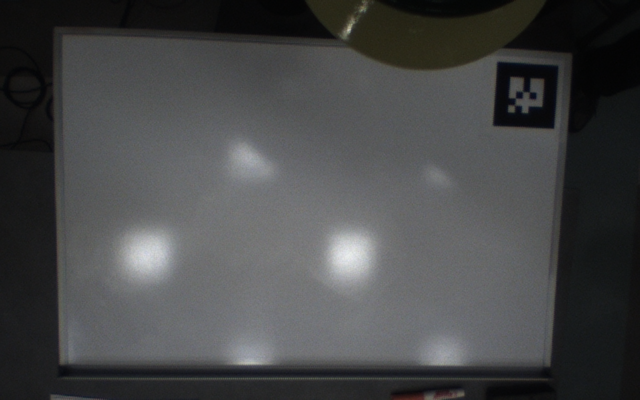
%> input picture matlab/ocr/in.png, 640 x 400 px
$ octave ocr_pp.m   (GNU Octave 9; MATLAB toolbox functions it lacks are replaced by stand-ins)
%> lines starting %> are read from the running program, lines starting %| are printed output that depends on the picture; in (x1, y1, x2, y2) boxes, pixels count from 0 and x2, y2 are one past the last pixel; in counts of white or black regions, pixels touching at a corner belong together; the program's own positions count from 1
%% OCR Pre-Processing.

% Clear trash data.
clear all; close all;

% Read image and convert to double.
I = double(imread('in.png'))./255;

% Apply gaussian filtering.
G = fspecial('gaussian',[5 5],2);
Ig = imfilter(I,G,'same');

% Convert to grayscale.
Ig_gray = rgb2gray(Ig);

% Use 1D 2-means to filter boundary noise.
idx = kmeans(Ig_gray(:),2,'start','uniform');
BW = zeros(size(Ig_gray));
BW(:) = idx == 1;
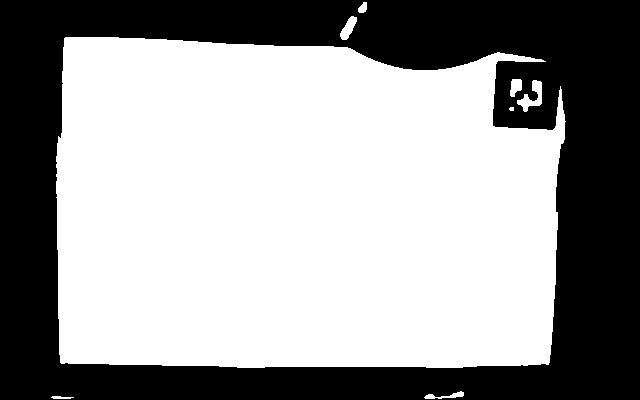
%> BW: size 400x640 double; values 0 (black) and 1 (white), 60.3% white; 1 black region, box (x1, y1, x2, y2) and area: (0, 0, 640, 400) 101632
r = size(BW,1); c = size(BW,2);
%> after `r = size(BW,1)`: r = 400
%> after `c = size(BW,2)`: c = 640
if ~round(mean(mean(BW(0.2*r:0.8*r,0.2*c:0.8*c))))
    BW = ~BW;
end
I_k = Ig;
%BW(0.2*r:0.8*r,0.2*c:0.8*c) = ones(0.8*r-0.2*r+1,0.8*c-0.2*c+1);
for i=1:3
    I_k(:,:,i) = Ig(:,:,i).*BW;
end
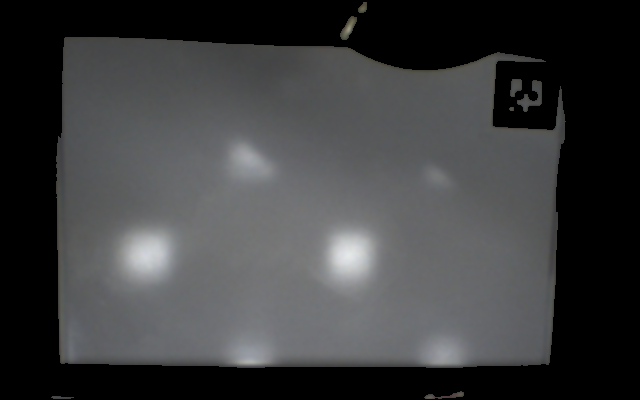
%> I_k: size 400x640x3 double; mean R, G, B 0.236, 0.239, 0.243
BW = bwareaopen(BW,20*20);
%> BW: size 400x640 logical; 59.9% white; 1 black region, box (x1, y1, x2, y2) and area: (0, 0, 640, 400) 102634

% Convert image to HSV then extract H.
I_hsv = rgb2hsv(I_k);
%> I_hsv: size 400x640x3 double; mean H, S, V 0.338, 0.0197, 0.243
I_h = I_hsv(:,:,1);
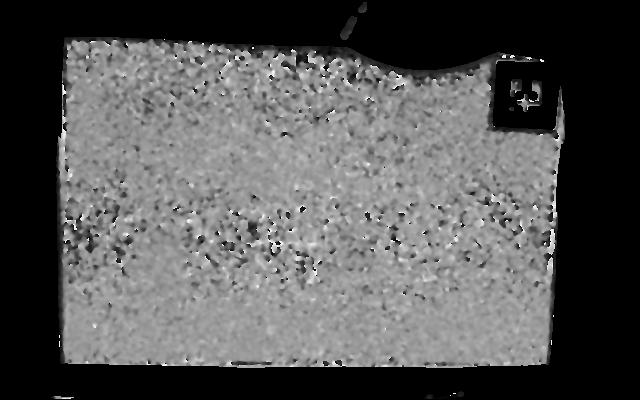
%> I_h: size 400x640 double; min 0, max 1, mean 0.338

% Shift HSV scale (by index of yellow) to help make red detection easier.
I_h = mod(I_h+(50/360),1);
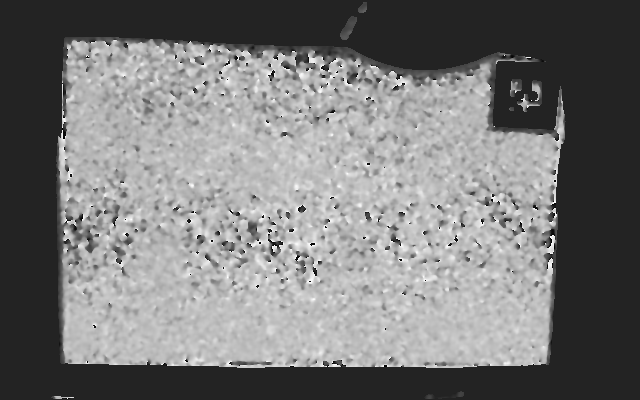
%> I_h: size 400x640 double; min 4.99e-05, max 1, mean 0.473

% Use 1D 2-means again to filter noise.
idxf = kmeans(I_h(:),3,'start','uniform');
BWf = zeros(size(Ig_gray));
BWf(:) = idxf == 1;
%> BWf: size 400x640 double; values 0 (black) and 1 (white), 8.4% white; 722 white regions (466 under 20 px), largest, box (x1, y1, x2, y2) and area: (58, 175, 106, 270) 1052, (435, 58, 517, 91) 622, (335, 55, 390, 98) 595
if BWf(1,1) ~= ~BW(1,1)
    BWf(:) = idxf == 2;
%> BWf: size 400x640 double; values 0 (black) and 1 (white), 42.6% white; 253 white regions (228 under 20 px), largest, box (x1, y1, x2, y2) and area: (0, 0, 640, 400) 106771, (268, 239, 283, 256) 86, (87, 235, 93, 252) 68
    if BWf(1,1) ~= ~BW(1,1)
        BWf(:) = idxf == 3;
    end
end
BWf = bwareaopen(BWf,10*10);
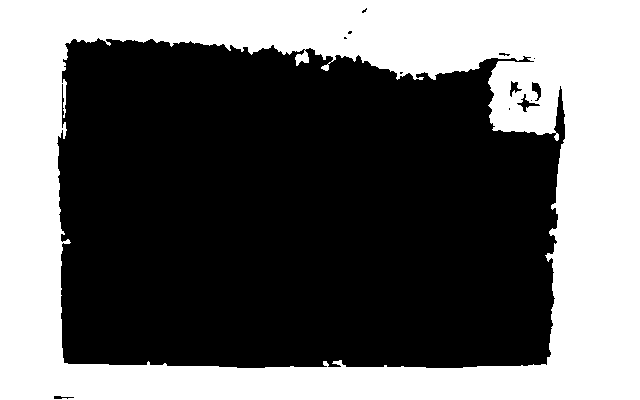
%> BWf: size 400x640 logical; 41.7% white; 1 white region, box (x1, y1, x2, y2) and area: (0, 0, 640, 400) 106771
%BWf = BWf(0.2*r:0.8*r,0.1*c:0.9*c);
top = 1;
tmp = inf;
bottom = r;
%> bottom = 400
left = 1;
right = c;
%> right = 640
for i=1:0.5*r
    if mean(BWf(i,:)) < 0.3
        top = i;
        break;
    end
end
%> after the loop, top = 105
for i=1:0.5*r
    if mean(BWf(r-i,:)) < 0.3
        bottom = r-i;
        break;
    end
end
for i=1:0.5*c
    if mean(BWf(:,i)) < 0.2
        left = i;
        break;
    end
end
%> after the loop, left = 71
for i=1:0.5*c
    if mean(BWf(:,c-i)) < 0.3
        right = c-i;
        break;
    end
end
%> after the loop, right = 491
BWf = BWf(top:bottom,left:right);
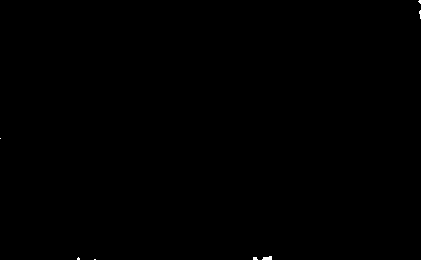
%> BWf: size 260x421 logical; 0.07% white; 7 white regions (6 under 20 px), largest, box (x1, y1, x2, y2) and area: (262, 256, 272, 260) 31
BWf = bwareaopen(BWf,10*10);
%> BWf: size 260x421 logical; every value is 0
figure; imshow(~BWf);

top_ind = 1;
while true
    if mean(BWf(top_ind,:)) ~= 0
        top_ind = top_ind+1;
    else
        break;
    end
end
%> after the loop, top_ind = 1
%top_ind
top = top+top_ind;
%> top = 106
BWf = BWf(top_ind:end,:);

BWf = double(~BWf)*255;
%> BWf: size 260x421 double; every value is 255
imwrite(cat(3,BWf,BWf,BWf),'./out.png');
imwrite(cat(3,BWf,BWf,BWf),'./dependency/out.png');

rect_crop = [0 0 0 0]; % top, bottom, left, right
BW = double(BW);
for i=1:0.5*r
    if mean(BW(i,:)) > 0.5
        rect_crop(1) = i;
        break;
    end
end
%> after the loop, rect_crop = [55 0 0 0]
for i=1:0.5*r
    if mean(BW(r-i,:)) > 0.5
        rect_crop(2) = r-i;
        break;
    end
end
%> after the loop, rect_crop = [55 366 0 0]
for i=1:0.5*c
    if mean(BW(:,i)) > 0.5
        rect_crop(3) = i;
        break;
    end
end
%> after the loop, rect_crop = [55 366 60 0]
for i=1:0.5*c
    if mean(BW(:,c-i)) > 0.5
        rect_crop(4) = c-i;
        break;
    end
end
%> after the loop, rect_crop = [55 366 60 553]
BW = BW(rect_crop(1):rect_crop(2),rect_crop(3):rect_crop(4));
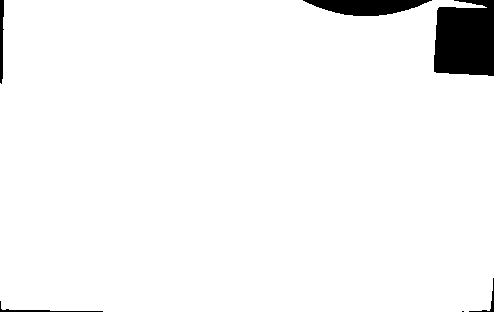
%> BW: size 312x494 double; values 0 (black) and 1 (white), 96.1% white; 6 black regions (1 under 20 px), largest, box (x1, y1, x2, y2) and area: (434, 0, 494, 76) 4063, (303, 0, 432, 16) 1405, (0, 0, 4, 84) 264, (0, 301, 103, 312) 166, (469, 278, 494, 312) 95

cd dependency
[status,cmdout] = system('tesseract out.png out2 -psm 6 config1.txt');
cd ..

fid = fopen('./dependency/out2.box');
tline = 0;
text = '';
char_arr = [];
while 1
%> (the run ends here)

$ run again, with matlab/ocr/ss1.png copied over matlab/ocr/in.png
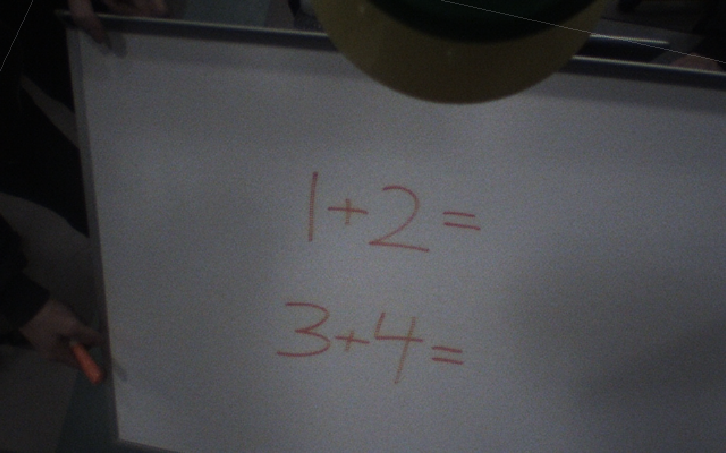
%> input picture matlab/ocr/ss1.png, 726 x 453 px
%> I_hsv: size 453x726x3 double; mean H, S, V 0.448, 0.0459, 0.259
%> after the loop `for i=1:0.5*r`: top = 103
%> after the loop `for i=1:0.5*c`: left = 125
%> after the loop `while true`: top_ind = 12
%> `top = top+top_ind;`: top = 115
%> `BWf = BWf(top_ind:end,:);`:
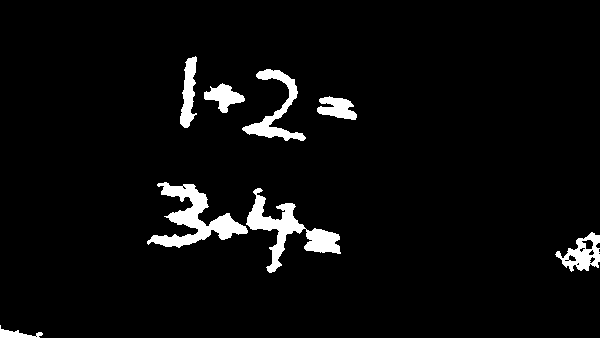
%> BWf: size 338x600 logical; 4.4% white; 8 white regions, largest, box (x1, y1, x2, y2) and area: (147, 182, 248, 248) 2372, (246, 188, 341, 273) 2252, (242, 69, 306, 141) 1276
%> after the loop `for i=1:0.5*r`: rect_crop = [83 0 0 0]
%> after the loop `for i=1:0.5*r`: rect_crop = [83 452 0 0]
%> after the loop `for i=1:0.5*c`: rect_crop = [83 452 106 0]
%> after the loop `for i=1:0.5*c`: rect_crop = [83 452 106 724]
%> `BW = BW(rect_crop(1):rect_crop(2),rect_crop(3):rect_crop(4));`:
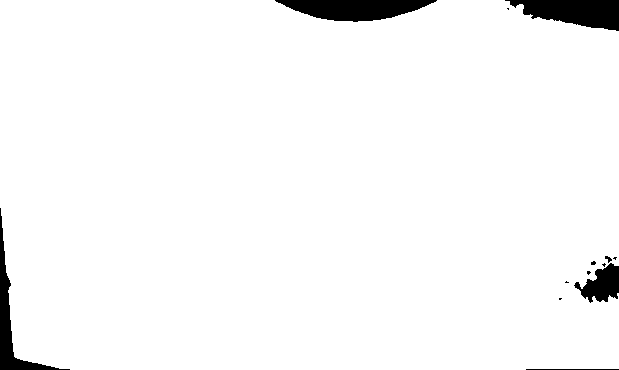
%> BW: size 370x619 double; values 0 (black) and 1 (white), 96.7% white; 13 black regions (7 under 20 px), largest, box (x1, y1, x2, y2) and area: (275, 0, 437, 22) 2385, (505, 0, 619, 31) 2305, (0, 208, 70, 370) 1614, (574, 263, 619, 303) 1015, (526, 369, 619, 370) 93, (605, 256, 612, 263) 25

$ run again, with matlab/ocr/ss2.png copied over matlab/ocr/in.png
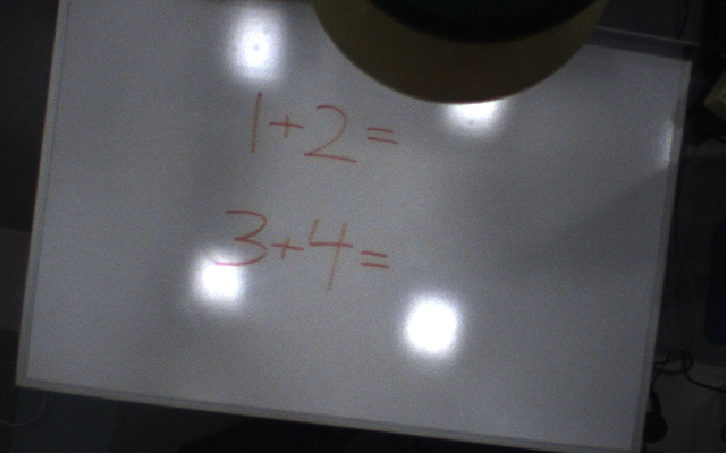
%> input picture matlab/ocr/ss2.png, 726 x 453 px
%> I_hsv: size 453x726x3 double; mean H, S, V 0.579, 0.0911, 0.31
%> after the loop `while true`: top_ind = 41
%> `top = top+top_ind;`: top = 42
%> `BWf = BWf(top_ind:end,:);`:
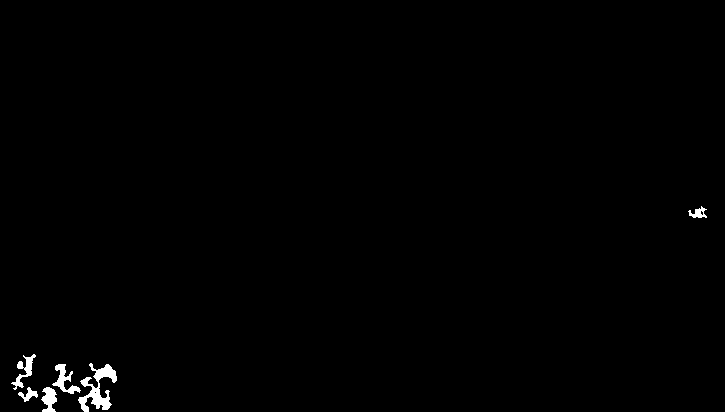
%> BWf: size 412x725 logical; 0.63% white; 6 white regions, box (x1, y1, x2, y2) and area: (78, 363, 117, 412) 782, (52, 364, 81, 394) 320, (11, 354, 36, 390) 281, (41, 387, 57, 412) 260, (18, 387, 38, 402) 126, (688, 206, 707, 218) 118
%> after the loop `for i=1:0.5*r`: rect_crop = [1 0 0 0]
%> after the loop `for i=1:0.5*r`: rect_crop = [1 452 0 0]
%> after the loop `for i=1:0.5*c`: rect_crop = [1 452 1 0]
%> after the loop `for i=1:0.5*c`: rect_crop = [1 452 1 725]
%> `BW = BW(rect_crop(1):rect_crop(2),rect_crop(3):rect_crop(4));`:
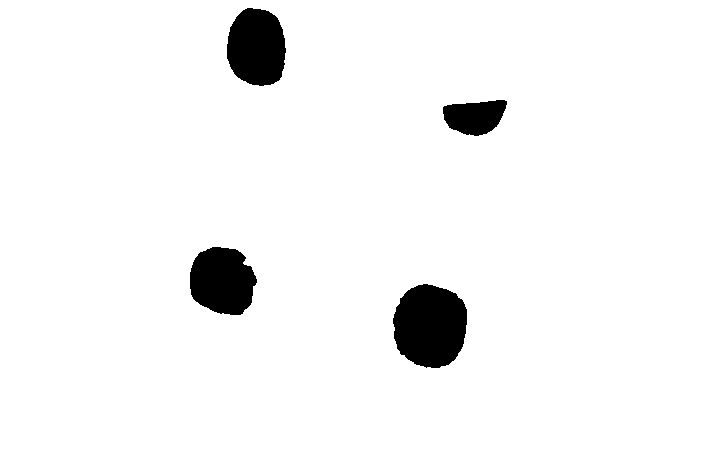
%> BW: size 452x725 double; values 0 (black) and 1 (white), 95.8% white; 4 black regions, box (x1, y1, x2, y2) and area: (393, 284, 467, 368) 4938, (227, 8, 286, 86) 3706, (190, 247, 257, 315) 3546, (443, 100, 507, 136) 1680
